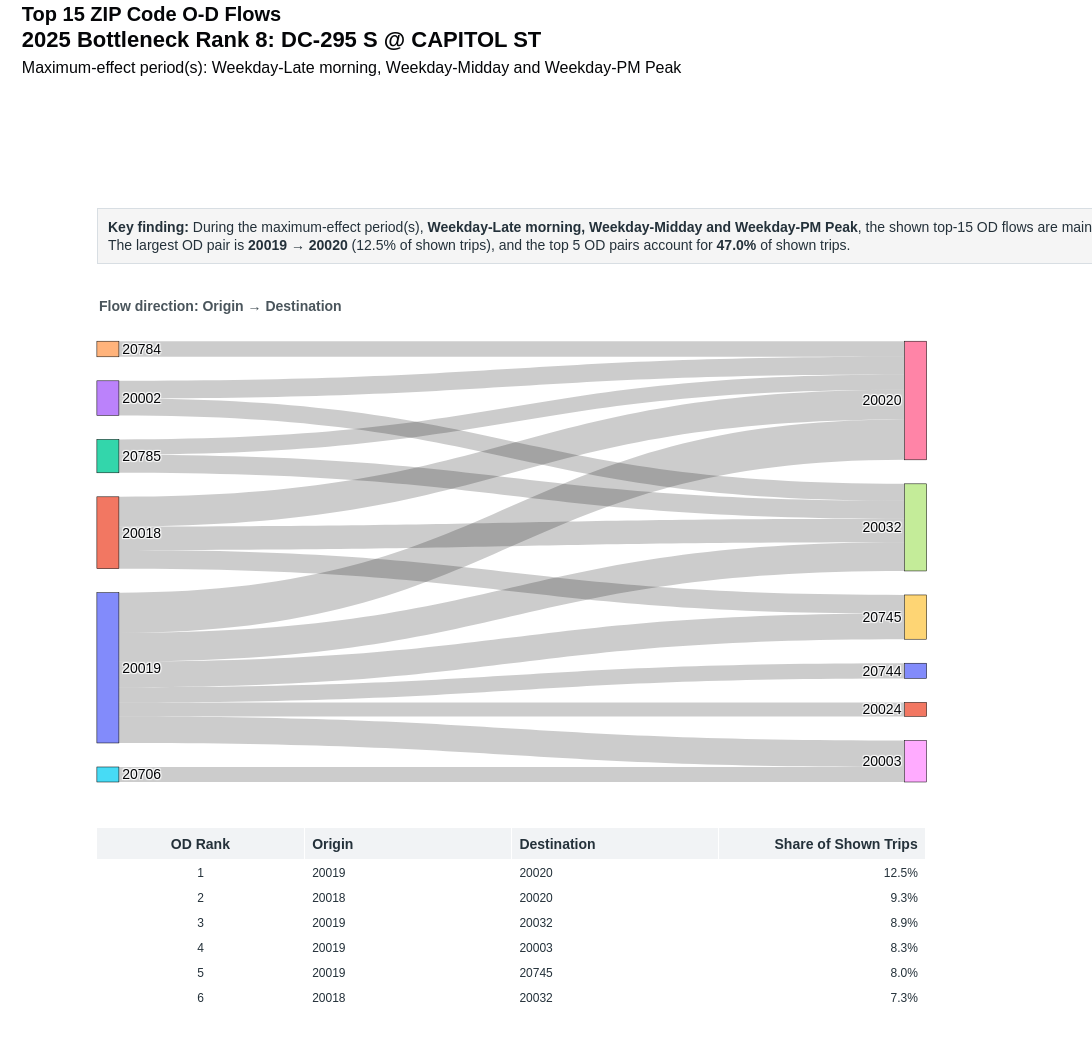

This figure's notebook cell:
### Code cell
zip_sankey

### Figure 1 — Plotly figure (JSON) as saved in the notebook; plotly's stock layout.template omitted (floating-point values rounded to 4 significant figures)
{"data": [{"arrangement": "snap", "domain": {"x": [0.04, 0.94], "y": [0.3, 0.88]}, "link": {"customdata": [[1, "20019", "20020", 0.1254], [2, "20018", "20020", 0.09274], [3, "20019", "20032", 0.08931], [4, "20019", "20003", 0.08291], [5, "20019", "20745", 0.07995], [6, "20018", "20032", 0.07332], [7, "20018", "20745", 0.05802], [8, "20785", "20032", 0.05642], [9, "20002", "20020", 0.05528], [10, "20002", "20032", 0.05254], [11, "20784", "20020", 0.04865], [12, "20785", "20020", 0.04774], [13, "20019", "20744", 0.04728], [14, "20706", "20003", 0.04683], [15, "20019", "20024", 0.04363]], "hovertemplate": "<b>OD Pair Rank %{customdata[0]}</b><br>%{customdata[1]} → %{customdata[2]}<br>Share of shown top-15 trips: %{customdata[3]:.1%}<extra></extra>", "source": [0, 1, 0, 0, 0, 1, 1, 2, 3, 3, 4, 2, 0, 5, 0], "target": [6, 6, 7, 8, 9, 7, 9, 7, 6, 7, 6, 6, 10, 8, 11], "value": [549.0, 406.0, 391.0, 363.0, 350.0, 321.0, 254.0, 247.0, 242.0, 230.0, 213.0, 209.0, 207.0, 205.0, 191.0]}, "node": {"hovertemplate": "<b>%{label}</b><extra></extra>", "label": ["20019", "20018", "20785", "20002", "20784", "20706", "20020", "20032", "20003", "20745", "20744", "20024"], "line": {"color": "black", "width": 0.5}, "pad": 24, "thickness": 22}, "type": "sankey"}, {"cells": {"align": ["center", "left", "left", "right"], "fill": {"color": "white"}, "font": {"color": "#24313A", "size": 12}, "height": 25, "values": [[1, 2, 3, 4, 5, 6, 7, 8, 9, 10, 11, 12, 13, 14, 15], ["20019", "20018", "20019", "20019", "20019", "20018", "20018", "20785", "20002", "20002", "20784", "20785", "20019", "20706", "20019"], ["20020", "20020", "20032", "20003", "20745", "20032", "20745", "20032", "20020", "20032", "20020", "20020", "20744", "20003", "20024"], ["12.5%", "9.3%", "8.9%", "8.3%", "8.0%", "7.3%", "5.8%", "5.6%", "5.5%", "5.3%", "4.9%", "4.8%", "4.7%", "4.7%", "4.4%"]]}, "domain": {"x": [0.04, 0.94], "y": [0, 0.24]}, "header": {"align": ["center", "left", "left", "right"], "fill": {"color": "#F1F3F5"}, "font": {"color": "#24313A", "size": 14}, "height": 28, "values": ["<b>OD Rank</b>", "<b>Origin</b>", "<b>Destination</b>", "<b>Share of Shown Trips</b>"]}, "type": "table"}], "layout": {"annotations": [{"align": "left", "bgcolor": "rgba(245,245,245,0.98)", "bordercolor": "#D8DEE3", "borderpad": 10, "borderwidth": 1, "font": {"color": "#24313A", "size": 14}, "showarrow": false, "text": "<b>Key finding:</b> During the maximum-effect period(s), <b>Weekday-Late morning, Weekday-Midday and Weekday-PM Peak</b>, the shown top-15 OD flows are mainly driven by <b>20019</b> as the leading origin (46.8% of shown trips) and <b>20020</b> as the leading destination (37.0%).<br>The largest OD pair is <b>20019 → 20020</b> (12.5% of shown trips), and the top 5 OD pairs account for <b>47.0%</b> of shown trips.", "x": 0.04, "xref": "paper", "y": 1.055, "yref": "paper"}, {"align": "left", "font": {"color": "#4A555C", "size": 14}, "showarrow": false, "text": "<b>Flow direction: Origin → Destination</b>", "x": 0.04, "xref": "paper", "y": 0.94, "yref": "paper"}], "font": {"color": "#050608", "family": "Arial", "size": 14}, "height": 1040, "margin": {"b": 30, "l": 60, "r": 110, "t": 250}, "paper_bgcolor": "white", "plot_bgcolor": "white", "title": {"text": "<b>Top 15 ZIP Code O-D Flows</b><br><span style='font-size:22px'><b>2025 Bottleneck Rank 8: DC-295 S @ CAPITOL ST</b></span><br><span style='font-size:16px'>Maximum-effect period(s): Weekday-Late morning, Weekday-Midday and Weekday-PM Peak</span>", "x": 0.02, "xanchor": "left", "y": 0.98, "yanchor": "top"}, "width": 1250}}
